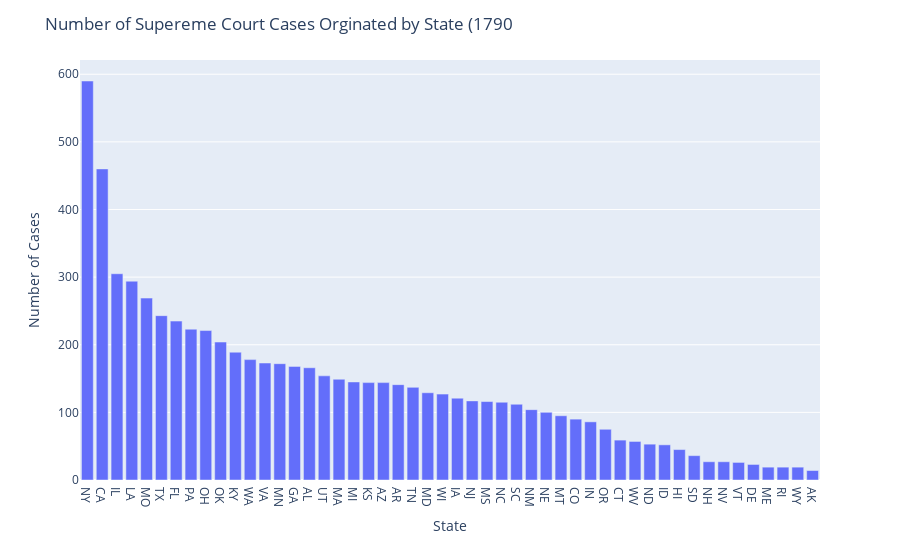

This figure's notebook cell:
### Code cell
State_Origin_df_count.sort_values(by=["Number of Cases"],inplace = True, ascending=False)


State_Orgin_Count = px.bar(State_Origin_df_count, x=State_Origin_df_count.index, y = State_Origin_df_count["Number of Cases"])

State_Orgin_Count.update_layout(
    title = "Number of Supereme Court Cases Orginated by State (1790",
    yaxis_title = 'Number of Cases',
    xaxis_title = 'State',
    showlegend= False
)

### Figure 1 — Plotly figure (JSON) as saved in the notebook; plotly's stock layout.template omitted (floating-point values rounded to 4 significant figures)
{"data": [{"alignmentgroup": "True", "hovertemplate": "index=%{x}<br>Number of Cases=%{y}<extra></extra>", "legendgroup": "", "marker": {"color": "#636efa", "pattern": {"shape": ""}}, "name": "", "offsetgroup": "", "orientation": "v", "showlegend": false, "textposition": "auto", "type": "bar", "x": ["NY", "CA", "IL", "LA", "MO", "TX", "FL", "PA", "OH", "OK", "KY", "WA", "VA", "MN", "GA", "AL", "UT", "MA", "MI", "KS", "AZ", "AR", "TN", "MD", "WI", "IA", "NJ", "MS", "NC", "SC", "NM", "NE", "MT", "CO", "IN", "OR", "CT", "WV", "ND", "ID", "HI", "SD", "NH", "NV", "VT", "DE", "ME", "RI", "WY", "AK"], "xaxis": "x", "y": [590, 460, 305, 294, 269, 243, 235, 223, 221, 204, 189, 178, 173, 172, 168, 166, 154, 149, 145, 144, 144, 141, 137, 129, 127, 121, 117, 116, 115, 112, 104, 100, 95, 90, 86, 75, 59, 57, 53, 52, 45, 36, 27, 27, 26, 23, 19, 19, 19, 14], "yaxis": "y"}], "layout": {"barmode": "relative", "legend": {"tracegroupgap": 0}, "margin": {"t": 60}, "showlegend": false, "title": {"text": "Number of Supereme Court Cases Orginated by State (1790"}, "xaxis": {"anchor": "y", "domain": [0, 1], "title": {"text": "State"}}, "yaxis": {"anchor": "x", "domain": [0, 1], "title": {"text": "Number of Cases"}}}}
